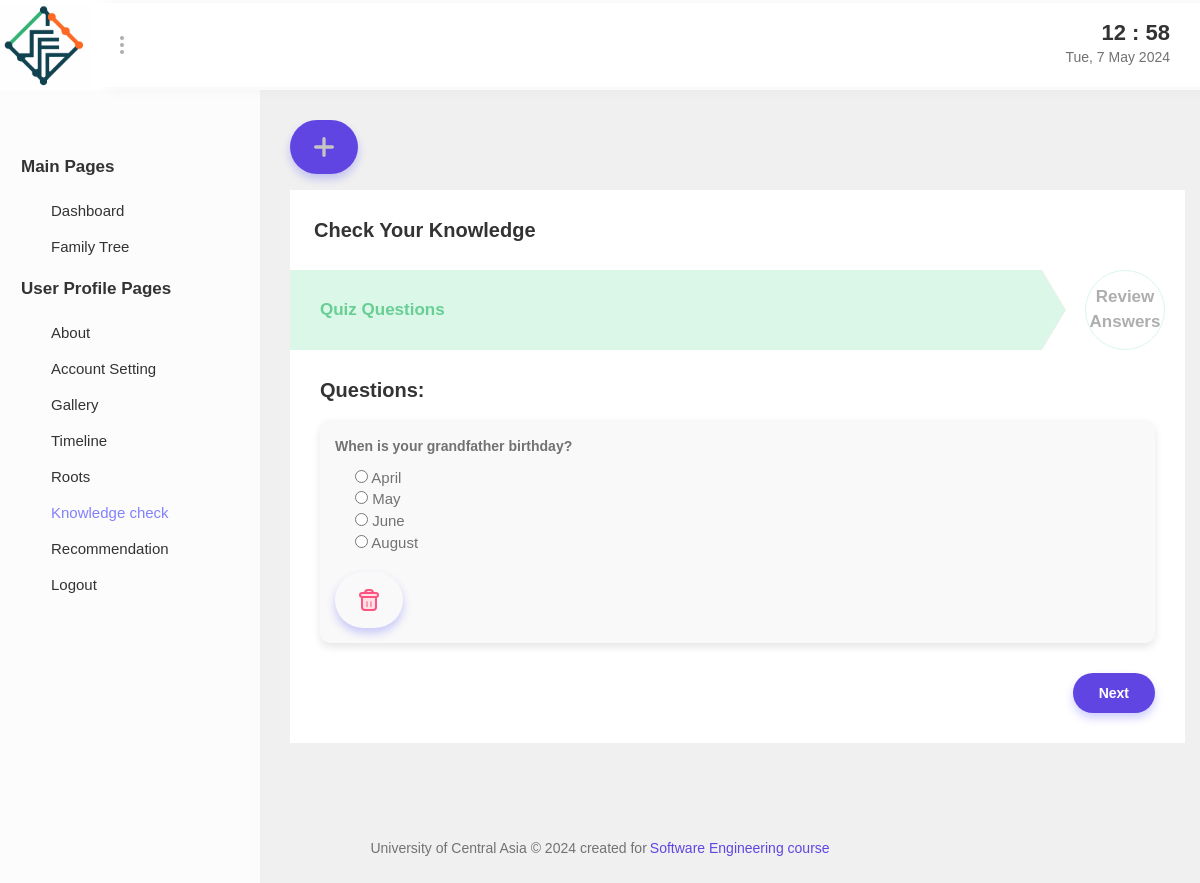
The app's page /quiz/ (signed in) with its own data.
### apps/core/models.py (models this page shows, shortened)
class Question(models.Model):
    user = models.ForeignKey(CustomUser, on_delete=models.CASCADE, related_name='questions', null=True, blank=True)
    question_text = models.TextField()
    option_one = models.CharField(max_length=200)
    option_two = models.CharField(max_length=200)
    option_three = models.CharField(max_length=200)
    option_four = models.CharField(max_length=200)
    correct_answer = models.CharField(max_length=200)

### apps/core/views.py (the view, shortened to what this page needs)
# urls.py: path('quiz/', views.quiz, name='quiz'),
@login_required
def quiz(request):
    try:
        questions = Question.objects.filter(user=request.user)
        return render(request, 'core/quiz/quiz.html', {'questions': questions})
    except Exception as e:
        logger.exception("An error occurred in quiz view: %s", str(e))
        return render(request, 'core/miscellaneous/404.html')

### templates/core/quiz/quiz.html (shortened to what this page needs)
<!DOCTYPE html>
{% load static %}
<html lang="zxx">
<head>
   <link rel="stylesheet" href="{% static 'bootstrap/css/bootstrap.min.css' %}">
   <link rel="stylesheet" href="{% static 'fonts/icofont/icofont.min.css' %}">
   <link rel="stylesheet" href="{% static 'plugins/perfect-scrollbar/perfect-scrollbar.min.css' %}">
   <link href="{% static 'plugins/jquery-smartwizard/smart_wizard_all.min.css' %}" rel="stylesheet" type="text/css" />
   <link rel="stylesheet" href="{% static 'css/style.css' %}">
</head>
<body>
    <div class="wrapper">
        {% include 'core/partials/header.html' %}
        <div class="main-wrapper">
            {% include 'core/partials/sidebar.html' %}
            <div class="main-content">
                <div class="container-fluid">
                    <div class="row">
                        <div class="col-12">
                            <button type="button" class="btn btn-primary mb-3" data-toggle="modal" data-target="#addQuestionModal" >
                                <img src="{% static 'img/svg/plus.svg' %}" alt="Add Timeline" width="20" height="20">
                            </button>
                            <div class="card mb-30">
                                <form method="post" action="{% url 'quiz' %}">
                                    <h4 class="font-20 mb-30 mt-30 mx-4">Check your knowledge</h4>
                                    <div id="smartwizard">
                                        <ul class="nav">
                                            <li>
                                                <a class="nav-link" href="#step-1">
                                                    Quiz Questions
                                                </a>
                                            </li>
                                            <li>
                                                <a class="nav-link" href="#step-2">
                                                    Review Answers
                                                </a>
                                            </li>
                                        </ul>
                                        <div class="tab-content">
                                            <div id="step-1" class="tab-pane" role="tabpanel">
                                                <div class="card-body">
                                                    <h4 class="font-20 mb-20">Questions:</h4>
                                                    {% if questions %}
                                                        {% for question in questions %}
                                                            <div style="background-color: #f9f9f9; border-radius: 10px; padding: 15px; box-shadow: 0 4px 8px rgba(0, 0, 0, 0.1); margin-bottom: 20px;">
                                                                <label style="font-size: 14px; font-weight: bold; margin-bottom: 10px;">{{ forloop.count }} {{ question.question_text }}</label>
                                                                <div style="margin-left: 20px; margin-bottom: 10px;">
                                                                    <input type="radio" id="option1_{{question.id}}" name="{{ question.id }}" value="{{ question.option_one }}"> {{ question.option_one }}<br>
                                                                    <input type="radio" id="option2_{{question.id}}" name="{{ question.id }}" value="{{ question.option_two }}"> {{ question.option_two }}<br>
                                                                    <input type="radio" id="option3_{{question.id}}" name="{{ question.id }}" value="{{ question.option_three }}"> {{ question.option_three }}<br>
                                                                    <input type="radio" id="option4_{{question.id}}" name="{{ question.id }}" value="{{ question.option_four }}"> {{ question.option_four }}<br>
                                                                </div>
                                                                <button type="button" class="btn btn-danger mt-2 delete-question" data-question-id="{{ question.id }}" style="background-color: transparent; border: none; transition: filter 0.3s;" onmouseover="this.style.filter='brightness(50%)'" onmouseout="this.style.filter='brightness(100%)'">
                                                                    <img src="{% static 'img/svg/delete.svg' %}" alt="Delete" width="20" height="20">
                                                                </button>
                                                            </div>
                                                        {% endfor %}
                                                    {% else %}
                                                        <div>Please add questions by clicking the button in the top left corner.</div>
                                                    {% endif %}
                                                </div>
                                            </div>
                                        </div>
                                    </div>
                                </form>
                            </div>
                            <div class="card-body">
                            </div>
                        </div>
                    </div>
                </div>
            </div>
        </div>
        {% include 'core/partials/footer.html' %}
    </div>
</body>
</html>

### records on screen
Question: question_text "When is your grandfather birthday?", option_one "April", option_two "May", option_three "June", option_four "August"
